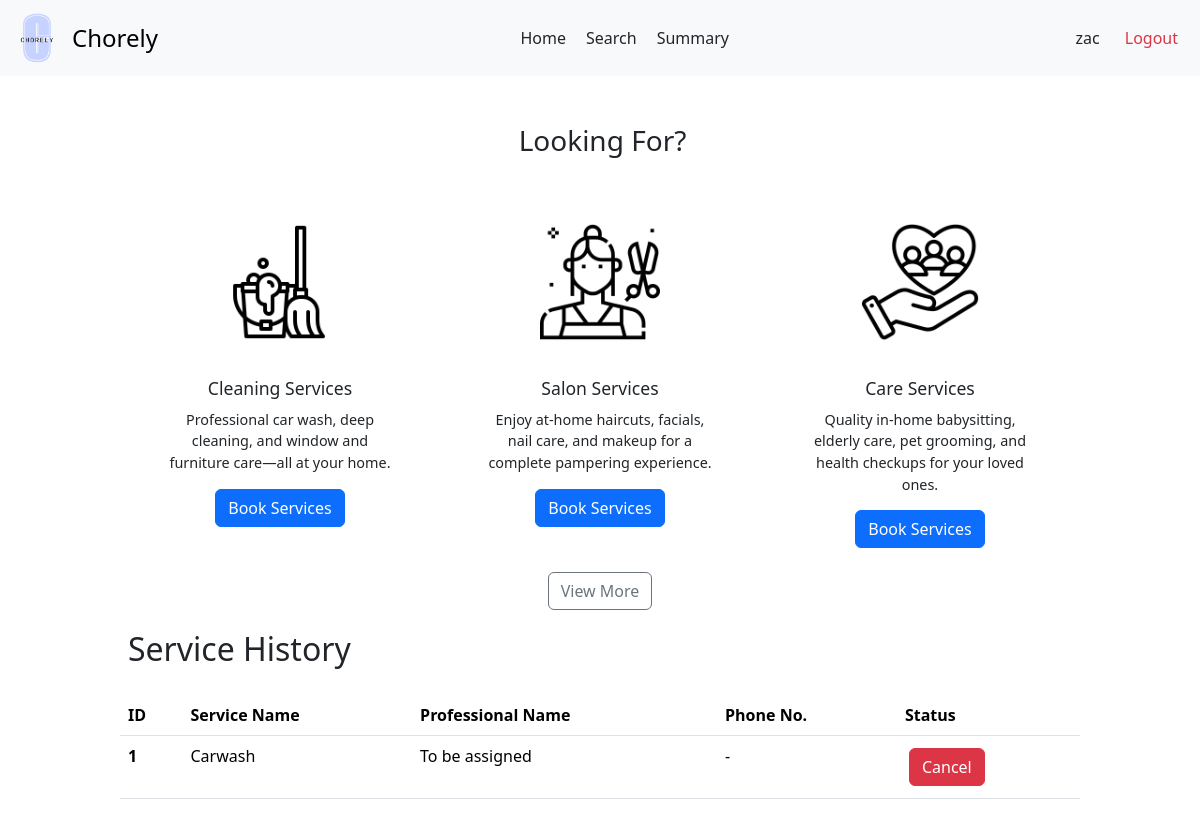
The app's page /user/customer/6, older data.
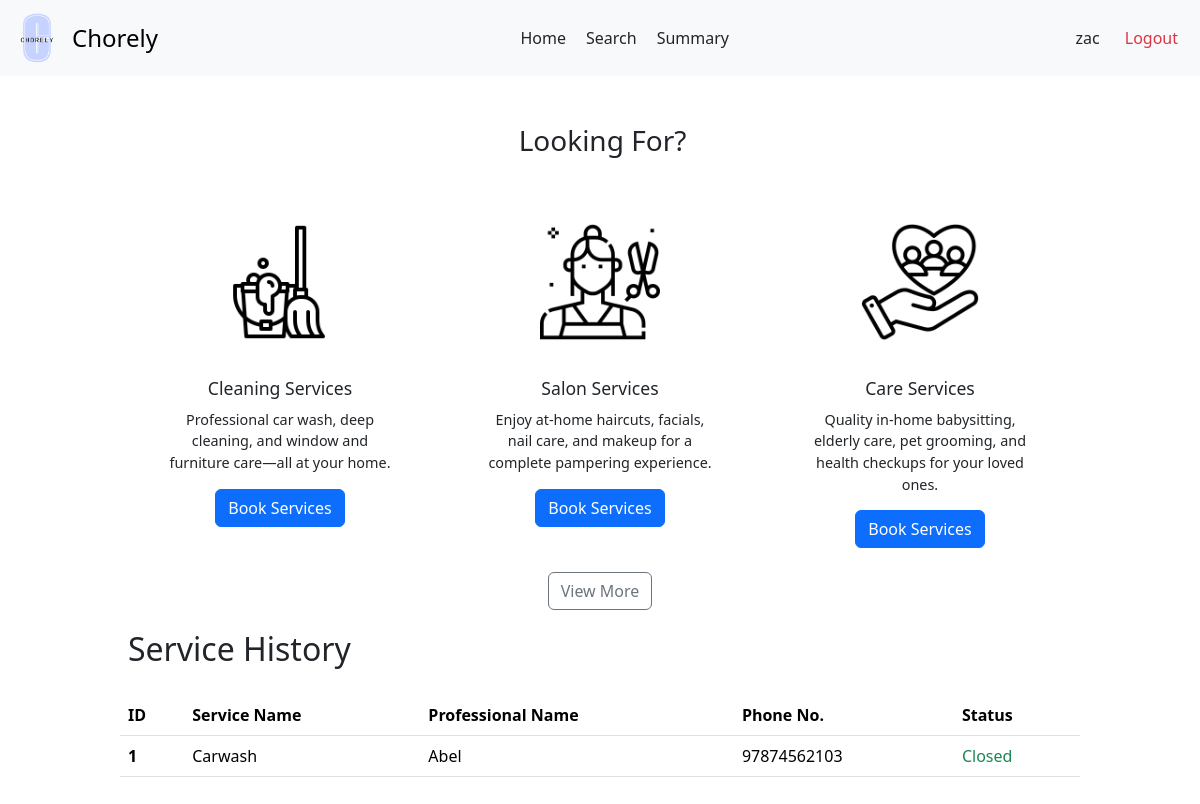
The same page, newer data.
### backend/models.py (models this page shows)
class Users(db.Model):
  __tablename__ = 'Users'
  user_id = db.Column(db.Integer, primary_key=True, autoincrement=True)
  username = db.Column(db.String, unique=True, nullable=False)
  password = db.Column(db.String, nullable=False)
  role = db.Column(db.String, nullable=False)
  is_blocked = db.Column(db.Boolean, default=False)
  service_professional = db.relationship('ServiceProfessionals', backref='user', uselist=False)
  customer = db.relationship('Customers', backref='user', uselist=False)

class ServiceRequests(db.Model):
    __tablename__ = 'ServiceRequests'
    request_id = db.Column(db.Integer, primary_key=True, autoincrement=True)
    service_id = db.Column(db.Integer, db.ForeignKey('Services.service_id'), nullable=False)
    customer_id = db.Column(db.Integer, db.ForeignKey('Customers.customer_id'), nullable=False)
    professional_id = db.Column(db.Integer, db.ForeignKey('ServiceProfessionals.professional_id'))
    requested_service_date = db.Column(db.Date, default=date.today())
    date_of_request = db.Column(db.Date, default=date.today())
    date_of_completion = db.Column(db.Date)
    service_status = db.Column(db.String, default='requested')
    additional_requests = db.Column(db.String)
    remarks = db.Column(db.String)
    rating = db.Column(db.Float)

class Services(db.Model):
    __tablename__ = 'Services'
    service_id = db.Column(db.Integer, primary_key=True, autoincrement=True)
    name = db.Column(db.String, nullable=False)
    description = db.Column(db.String)
    base_price = db.Column(db.Float, nullable=False)
    time_required = db.Column(db.Integer)
    category = db.Column(db.String)
    service_professionals = db.relationship('ServiceProfessionals', backref='service')
    service_requests = db.relationship('ServiceRequests', backref='service')

class ServiceProfessionals(db.Model):
    __tablename__ = 'ServiceProfessionals'
    professional_id = db.Column(db.Integer, primary_key=True, autoincrement=True)
    user_id = db.Column(db.Integer, db.ForeignKey('Users.user_id'), unique=True, nullable=False)
    service_id = db.Column(db.Integer, db.ForeignKey('Services.service_id'), nullable=False)
    experience_years = db.Column(db.Integer)
    profile_verified = db.Column(db.Boolean, default=False)
    name = db.Column(db.String, nullable = False)
    phone = db.Column(db.String)
    address = db.Column(db.String)
    pin_code = db.Column(db.String)
    service_requests = db.relationship('ServiceRequests', backref='professional')

### backend/customerController.py (the view)
@app.route('/user/customer/<int:user_id>')
def customer_dash(user_id):
  user = Users.query.filter_by(user_id = user_id).first()
  customer = Customers.query.filter_by(user_id = user_id).first()
  return render_template('customer-dash.html', customer = customer, user = user, service_requests = customer.service_requests)

### templates/customer-dash.html (shortened to what this page needs)
<!DOCTYPE html>
<html lang="en">
<head>
  <link href="https://cdn.jsdelivr.net/npm/bootstrap@5.3.3/dist/css/bootstrap.min.css" rel="stylesheet">
  <link rel="stylesheet" href="{{ url_for('static', filename='customer-dash.css') }}">
  <link rel="stylesheet" href="{{ url_for('static', filename='navbar.css') }}">
</head>
<body>
  <nav class="navbar bg-body-tertiary">
    <div class="container-fluid">
      <a class="navbar-brand d-flex align-items-center" href="#" style="text-decoration: none;">
        <img src="{{ url_for('static', filename='logo.png') }}" alt="Chorely Logo" width="50" height="50" id="logo">
        <span style="font-size: 1.5rem;">Chorely</span>
      </a>
      <div style="display: flex;">
        <a class="nav-link active" aria-current="page" href="#">Home</a>
        <a class="nav-link" href="/customer/{{ customer.customer_id }}/search">Search</a>
        <a class="nav-link" href="/user/{{ user.user_id }}/summary">Summary</a>
      </div>
      <div class="d-flex text text-end">
        <a class="nav-link" href="/user/{{ user.user_id }}/profile">{{ user.username }}</a>
        <a class="nav-link text-danger" href="/userlogin">Logout</a>
      </div>
    </div>
  </nav>
  <div id="main">
    <div id="canvas">
      <br>
      <div class="container text-center">
        <h3 class="headings">Looking For?</h3>
        <div class="row g-4 justify-content-center" style="margin-top: 20px;">
          <div class="col">
            <div class="card custom-card mx-auto" style="width: 18rem; border: none;">
              <img src="{{ url_for('static', filename='cleaning.png') }}" class="card-img-top card-icon" alt="cleaning-mop">
              <div class="card-body">
                <h5 class="card-title">Cleaning Services</h5>
                <p class="card-text">Professional car wash, deep cleaning, and window and furniture care—all at your home.</p>
                <a href="/user/{{user.user_id}}/service/category/cleaning" class="btn btn-primary">Book Services</a>
              </div>
            </div>
          </div>
          <div class="col">
            <div class="card custom-card mx-auto" style="width: 18rem; border: none;">
              <img src="{{ url_for('static', filename='salon.png') }}" class="card-img-top card-icon" alt="cleaning-mop">
              <div class="card-body">
                <h5 class="card-title">Salon Services</h5>
                <p class="card-text">Enjoy at-home haircuts, facials, nail care, and makeup for a complete pampering experience.</p>
                <a href="/user/{{user.user_id}}/service/category/salon" class="btn btn-primary">Book Services</a>
              </div>
            </div>
          </div>
          <div class="col">
            <div class="card custom-card mx-auto" style="width: 18rem; border: none;">
              <img src="{{ url_for('static', filename='care.png') }}" class="card-img-top card-icon" alt="cleaning-mop">
              <div class="card-body">
                <h5 class="card-title">Care Services</h5>
                <p class="card-text">Quality in-home babysitting, elderly care, pet grooming, and health checkups for your loved ones.</p>
                <a href="/user/{{user.user_id}}/service/category/care" class="btn btn-primary">Book Services</a>
              </div>
            </div>
          </div>
        </div>
        <div style="text-align: center; margin: 20px;">
          <a href="/customer/{{ customer.customer_id }}/search" class="btn btn-outline-secondary">View More</a>
        </div>
      </div>
      <h2 class="headings">Service History</h2><br>
      {% if service_requests | length ==0 %}
        <div class="text text-center">
          <h5 class="headings">There are no services to display</h5>
        </div>
      {% else %}
        <div>
          <table class="table" style="margin-bottom: 50px;">
            <thead>
              <tr>
                <th scope="col">ID</th>
                <th scope="col">Service Name</th>
                <th scope="col">Professional Name</th>
                <th scope="col">Phone No.</th>
                <th scope="col">Status</th>
              </tr>
            </thead>
            <tbody>
              {% for request in service_requests %}
                <tr>
                  <th scope="row">{{ loop.index }}</th>
                  <td>{{ request.service.name }}</td>
                  {% if request.service_status == 'accepted' %}
                    <td>{{ request.professional.name }}</td>
                    <td>{{ request.professional.phone }}</td>
                    <td><a href="/user/{{ user.user_id }}/service/close/{{ request.request_id }}" class="btn btn-outline-primary">Close it?</a></td>
                  {% else %}
                    {% if request.service_status == 'requested' %}
                      <td>To be assigned</td>
                      <td> - </td>
                      <td><a href="/user/{{ user.user_id }}/service/cancel/{{ request.request_id }}" class="btn btn-danger">Cancel</a></td>
                    {% else %}
                      <td>{{ request.professional.name }}</td>
                      <td>{{ request.professional.phone }}</td>
                      <td class="text text-success">Closed</td>
                    {% endif %}
                  {% endif %}
                </tr>
              {% endfor %}
            </tbody>
          </table>
      {% endif %}
</body>
</html>

### static/customer-dash.css (style rules this page uses)
* { margin: 0px; }
#main, #canvas { margin-top: 90px; border: 2px none black; }
#canvas { width: 80%; margin: auto; height: 1000px; }
.headings { margin: 3px; padding-left: 5px; margin-top: 10px; }
.card { height: 350px; padding: 10px; }
.card-img-top { margin-top: 10px; height: 120px; object-fit: scale-down; margin-bottom: 20px; }
.card-title { font-size: 1.1rem; margin-bottom: 10px; }
.card-text { font-size: 0.9rem; margin-bottom: 15px; }

### static/navbar.css (style rules this page uses)
#logo { object-fit: contain ; margin-right: 10px; filter: brightness(1.1) contrast(1.1) saturate(1.2); filter: contrast(100%); }
.text-end { margin-right: 10px; }
.navbar { position: fixed; background-color: white; top: 0; left: 0; right: 0; height: max-content; z-index: 1000; }

Row changes from the older to the newer data that the page shows:
changed ServiceRequests "Carwash": professional.name (not shown) → "Abel"; professional.phone (not shown) → "97874562103"; service_status "To be assigned - Cancel" → "Closed"
